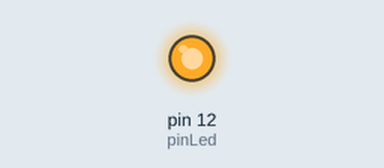
The sketch below on a simulated Arduino Uno, built with avr-gcc and run on an emulated ATmega328P. Shown: output pins drawn as LEDs (lit = HIGH).

Above: at 1.5 s.
At 4.5 s:
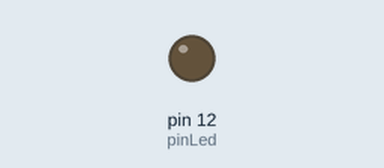
Timing chart, 0 to 7.8 s (numbered marks = the images above):
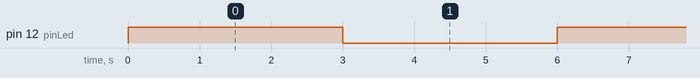

The sketch:

ejercicio2.ino
```cpp
/*
 *  Bienvenidos a Sys On Chip
 * ==============================
 * Ejercicio No.1
 * En este programa vamos a controlar un LED conectado a uno de los pines digitales de un
 * Arduino UNO. La activación y posterior apagado del led se realiza intermitentemente
 * a través del bucle infinito de la función loop
 * ==============================================================================================
 */

//Creamos una constante para identificar al pin digital 12
const int pinLed = 12;

//Creamos una variable para el tiempo de encendido y apagado el led
int tiempo=3000;

void setup() {
  // Configura el PIN 12 como salida
  pinMode(pinLed, OUTPUT);
}

void loop() {
  // Enciende el LED por 1 segundo
  digitalWrite(pinLed, HIGH);
  delay(tiempo);

  // Apaga el LED por 2 segundos
  digitalWrite(pinLed, LOW);
  delay(tiempo);
}
```

Measured:
- by itself, pin 12 (pinLed): alternates HIGH for 3.0 s and LOW for 3.0 s
